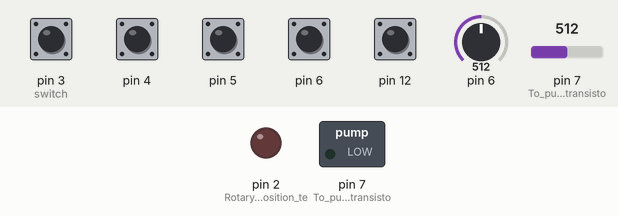
Bench run of a sketch on a simulated Arduino Uno, built with avr-gcc and run on an emulated ATmega328P. On the bench: switched loads named in the sketch (green lamp = pin HIGH), output pins drawn as LEDs (lit = HIGH). Inputs (shaded band) come from the test bench; at power-on: pin 3 (switch), pin 4–6, pin 12 HIGH, pin 6 = 512, pin 7 (To_pump_control_transisto) = 512. Pins used as bus, display or sensor lines are not drawn.

Above: at 0.1 s.
At 1.0 s:
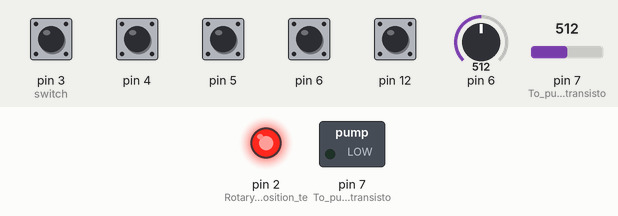
Timing chart, 0 to 2.5 s (numbered marks = the images above):
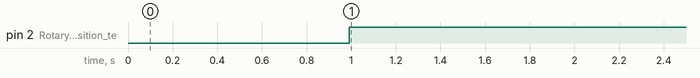

Measured:
- by itself, pin 2 (Rotary_switch_position_te): LOW → HIGH at 0.99 s

The sketch:

project.ino
```cpp
#include "Arduino_FreeRTOS.h"
#include <avr/power.h>
#include <avr/sleep.h>
#include <CapacitiveSensor.h>


CapacitiveSensor   cs_4_2 = CapacitiveSensor(11, 12);       // 10M resistor between pins 11 & 12, pin 12 is sensor pin, add a wire and or foil if desired
int sensitivity = 700;


/* The task function. */
void vTaskFunction1( void *pvParameters );
void vTaskFunction2( void *pvParameters );
void vTaskFunction3( void *pvParameters );
void vTaskFunction4( void *pvParameters );

/* Define the strings that will be passed in as the task parameters. These are
  defined const and off the stack to ensure they remain valid when the tasks are
  executing. */
const char *pcTextForTask1 = "Task 1 is running\r\n";
const char *pcTextForTask2 = "Task 2 is running\t\n";
const char *pcTextForTask3 = "Task 3 is running\t\n";
const char *pcTextForTask4 = "Task 4 is running\t\n";
/*-----------------------------------------------------------*/

void setup( void )
{
  cs_4_2.set_CS_AutocaL_Millis(0xFFFFFFFF);     // turn off autocalibrate for the water level sensor
  //The rest of setup disables unneeded features, to save power
  // Digital Input Disable on Analogue Pins
  // When this bit is written logic one, the digital input buffer on the corresponding ADC pin is disabled.
  // The corresponding PIN Register bit will always read as zero when this bit is set. When an
  // analogue signal is applied to the ADC7..0 pin and the digital input from this pin is not needed, this
  // bit should be written logic one to reduce power consumption in the digital input buffer.

  DIDR0 = 0x3F;

  // Analogue Comparator Disable
  // When the ACD bit is written logic one, the power to the Analogue Comparator is switched off.
  // This bit can be set at any time to turn off the Analogue Comparator.
  // This will reduce power consumption in Active and Idle mode.
  // When changing the ACD bit, the Analogue Comparator Interrupt must be disabled by clearing the ACIE bit in ACSR.
  // Otherwise an interrupt can occur when the ACD bit is changed.

  ACSR &= ~_BV(ACIE);
  ACSR |= _BV(ACD);
  // Disable the Analog to Digital Converter module.
  power_adc_disable();

  // Disable the Serial Peripheral Interface module.
  power_spi_disable();

  // Disable the Two Wire Interface or I2C module.
  power_twi_disable();

  // Disable the Timer 0 module. millis() will stop working.
  power_timer0_disable();

  // Disable the Timer 1 module.
  power_timer1_disable();

  // Disable the Timer 2 module. Used for RTC in Goldilocks 1284p devices.
  power_timer2_disable();

  //#define portUSE_WDTO WDTO_500MS

  //Serial.begin(9600);
  pinMode(7, OUTPUT); //To pump control transistor
  pinMode(10, OUTPUT); //To Vcc of the sensor

  pinMode(2, OUTPUT); //Rotary switch position testing pins
  pinMode(3, INPUT);
  pinMode(4, INPUT);
  pinMode(5, INPUT);
  pinMode(6, INPUT);

  digitalWrite(3, HIGH); //Pullup Resistors for the rotary read pins
  digitalWrite(4, HIGH);
  digitalWrite(5, HIGH);
  digitalWrite(6, HIGH);

  digitalWrite(7, LOW); //Initializing other control pins to be turned off
  digitalWrite(10, LOW);
  digitalWrite(13, LOW);

  /* Create the first task at priority 1... */
  xTaskCreate( vTaskFunction1, "Measure, pump", 200, (void*)pcTextForTask1, 3, NULL );
  xTaskCreate( vTaskFunction2, "Water level check", 200, (void*)pcTextForTask2, 1, NULL );


  /* Start the scheduler so our tasks start executing. */
  vTaskStartScheduler();

  for ( ;; );
  // return 0;
}
/*-----------------------------------------------------------*/

void vTaskFunction1( void *pvParameters )
{
  char *pcTaskName;

  /* The string to print out is passed in via the parameter. Cast this to a
    character pointer. */
  pcTaskName = ( char * ) pvParameters;

  /* As per most tasks, this task is implemented in an infinite loop. */
  for ( ;; )
  {

    power_adc_enable();

    digitalWrite(10, HIGH); //Turn on the moisture sensor
    vTaskDelay(1000 / portTICK_PERIOD_MS);
    vTaskSuspendAll(); //Prevent context switches while reading

    int sensorValue = analogRead(A0); //Take the moisture reading
    digitalWrite(10, LOW); //Turn off the moisture sensor
    power_adc_disable();
    //Serial.println(sensorValue);

    xTaskResumeAll();

    digitalWrite(2, LOW); //Turn on ouput to test which pin gets put low by it

    if (!digitalRead(3)) //Read the switch position, and set sensitivity accordingly
      sensitivity = 1000;
    else if (!digitalRead(4))
      sensitivity = 900;
    else if (!digitalRead(5))
      sensitivity = 800;
    else if (!digitalRead(6))
      sensitivity = 700;

    digitalWrite(2, HIGH); //Done determining switch position, return to high to save power

    if (sensorValue > sensitivity)
    {
      //Serial.println("pumping...");
      digitalWrite(7, HIGH);
      vTaskDelay(1000 / portTICK_PERIOD_MS);
      digitalWrite(7, LOW);
      //Serial.println("done");
    }
    digitalWrite(7, LOW); //Redudant pump turn off, in case noise issues prevented the pin from turning off before
    /* Delay for a period. This time we use a call to vTaskDelay() which
      puts the task into the Blocked state until the delay period has expired.
      The delay period is specified in 'ticks'. */
    vTaskDelay( 1800000 / portTICK_PERIOD_MS ); //30 min
  }
}

void vTaskFunction2( void *pvParameters )
{
  char *pcTaskName;

  /* The string to print out is passed in via the parameter. Cast this to a
    character pointer. */
  pcTaskName = ( char * ) pvParameters;

  /* As per most tasks, this task is implemented in an infinite loop. */
  for ( ;; )
  {
    vTaskSuspendAll();
    long waterLev =  cs_4_2.capacitiveSensorRaw(30); //Take a capacitive measurement
    //Serial.println(waterLev);
    if (waterLev < 5000) //High numbers indicate higher capacitance (the wire is in contact with water)
      digitalWrite(13, HIGH);
    else
      digitalWrite(13, LOW);
    xTaskResumeAll();

    vTaskDelay(1800000 / portTICK_PERIOD_MS); //Block for 30 minutes
  }
}


//------------------------------------------------------------------------------
void loop() { //The loops is the idle task, consisting of power-saving measures
  set_sleep_mode( SLEEP_MODE_PWR_DOWN );

  portENTER_CRITICAL();

  sleep_enable();

  // Only if there is support to disable the brown-out detection.
  // If the brown-out is not set, it doesn't cost much to check.
#if defined(BODS) && defined(BODSE)
  sleep_bod_disable();
#endif

  portEXIT_CRITICAL();

  sleep_cpu(); // Good night.

  // Ugh. Yawn... I've been woken up. Better disable sleep mode.
  // Reset the sleep_mode() faster than sleep_disable();
  sleep_reset();
}
```
